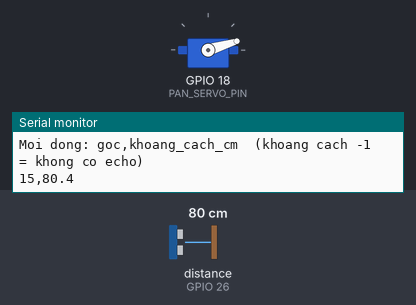
Recording of a sketch running on a simulated ESP32. Shown: servo, the last lines printed to the serial monitor. Wiring (inferred from the names in the program): ultrasonic range finder: trigger GPIO 25; echo GPIO 26. The test bench sets the inputs (shaded band); at power-on: distance to the obstacle (sensor on GPIO 26) 80 cm. The echo pulse lasts 58.3 µs per cm.

Above: at 0.65 s.
At 2.75 s:
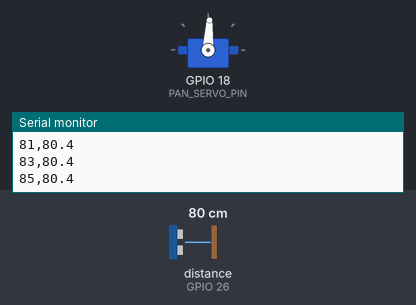
At 4.9 s:
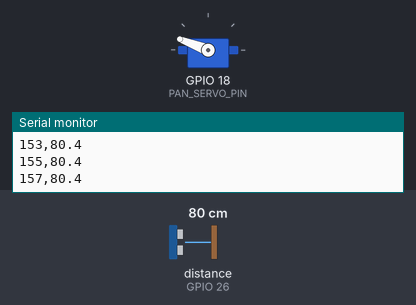
At 9.2 s:
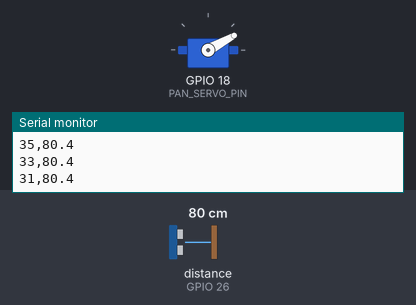
Timing chart, 0 to 12.3 s (numbered marks = the images above):
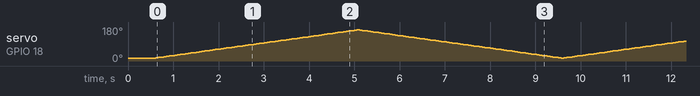

The sketch:

UltrasonicRadar.ino
```cpp
#include <ESP32Servo.h>

// Radar sieu am: HC-SR04 gan tren servo pan, quet qua lai roi gui "goc,khoang_cach_cm" qua Serial
// cho man hinh rada tren PC (RadarDisplay/radar_display.py). Xem CLAUDE.md muc "Radar siêu âm HC-SR04".
//
// Dau day:
//   Servo  : tin hieu -> GPIO PAN_SERVO_PIN, nguon 5V RIENG, chung GND voi ESP32
//   HC-SR04: VCC -> 5V, GND -> GND (chung), TRIG -> GPIO TRIG_PIN
//            ECHO ra muc 5V -> BAT BUOC qua cau chia ap (1k noi ECHO->GPIO, 2k noi GPIO->GND)
//            truoc khi vao GPIO ECHO_PIN, vi chan ESP32 chi chiu 3.3V.
#define PAN_SERVO_PIN  18
#define TRIG_PIN       25
#define ECHO_PIN       26

#define SWEEP_MIN_DEG   15    // khong quet sat 0/180 de servo khong ket/rung o hai dau
#define SWEEP_MAX_DEG   165
#define SWEEP_STEP_DEG  2     // chum tia HC-SR04 rong ~15 do nen buoc 2 do la du day

#define MEASURE_CYCLE_MS  60  // khoang cach toi thieu giua 2 lan phat xung (datasheet: > 60ms), dong thoi la thoi gian cho servo on dinh
#define MIN_DISTANCE_CM   2   // HC-SR04 do duoc 2-400 cm
#define MAX_DISTANCE_CM   400
#define ECHO_TIMEOUT_US   (MAX_DISTANCE_CM * 58UL)  // song am di-ve mat ~58 us moi cm

Servo panServo;

int angle = SWEEP_MIN_DEG;
int direction = 1;
unsigned long lastPingMillis = 0;

void setup() {
  Serial.begin(115200);

  pinMode(TRIG_PIN, OUTPUT);
  digitalWrite(TRIG_PIN, LOW);
  pinMode(ECHO_PIN, INPUT);

  panServo.setPeriodHertz(50);
  panServo.attach(PAN_SERVO_PIN, 500, 2400);
  panServo.write(angle);
  delay(600);  // cho servo ve dau hanh trinh quet

  Serial.println("UltrasonicRadar san sang.");
  Serial.println("Moi dong: goc,khoang_cach_cm  (khoang cach -1 = khong co echo)");
}

void loop() {
  panServo.write(angle);
  waitForNextPing();

  float cm = measureDistanceCm();

  Serial.print(angle);
  Serial.print(',');
  if (cm < 0) {
    Serial.println(-1);
  } else {
    Serial.println(cm, 1);
  }

  advanceAngle();
}

void waitForNextPing() {
  while (millis() - lastPingMillis < MEASURE_CYCLE_MS) {
    delay(1);
  }
  lastPingMillis = millis();
}

// Tra ve khoang cach (cm), hoac -1 neu khong co echo / ngoai tam do.
float measureDistanceCm() {
  digitalWrite(TRIG_PIN, LOW);
  delayMicroseconds(2);
  digitalWrite(TRIG_PIN, HIGH);
  delayMicroseconds(10);
  digitalWrite(TRIG_PIN, LOW);

  unsigned long duration = pulseIn(ECHO_PIN, HIGH, ECHO_TIMEOUT_US);
  if (duration == 0) return -1;

  float cm = duration / 58.0;
  if (cm < MIN_DISTANCE_CM || cm > MAX_DISTANCE_CM) return -1;
  return cm;
}

void advanceAngle() {
  angle += direction * SWEEP_STEP_DEG;
  if (angle >= SWEEP_MAX_DEG) {
    angle = SWEEP_MAX_DEG;
    direction = -1;
  } else if (angle <= SWEEP_MIN_DEG) {
    angle = SWEEP_MIN_DEG;
    direction = 1;
  }
}
```
